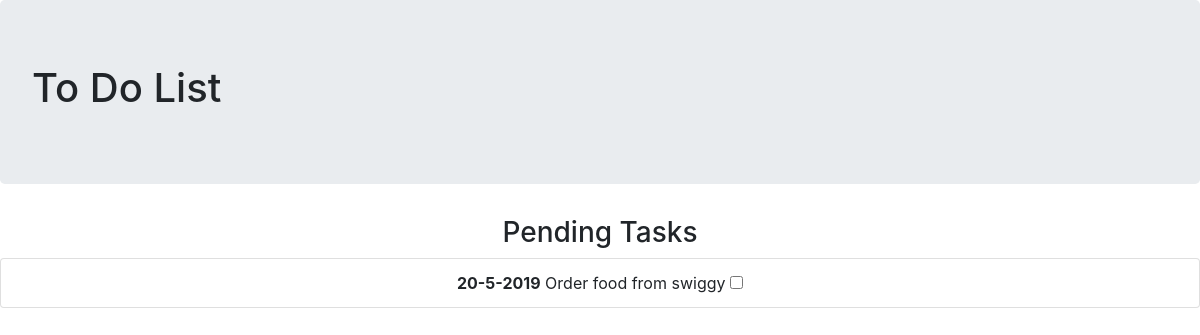
Page /overdue on the earlier database version.
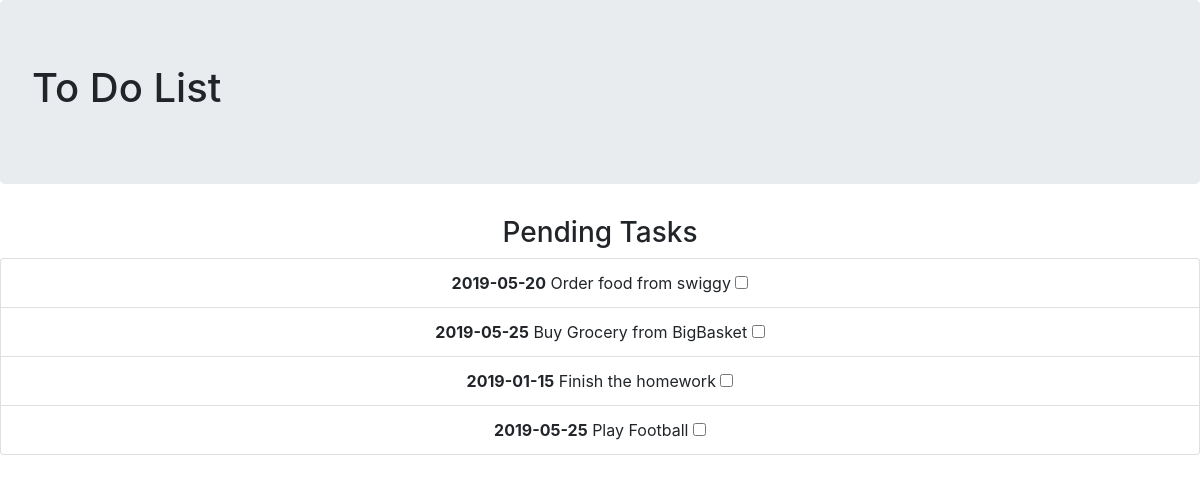
Same page on the later database version.
### tables this page shows
CREATE TABLE TASKS
         (ID INT PRIMARY KEY     NOT NULL,
         Task           CHAR(100)    NOT NULL,
         Due_By        datetime         NOT NULL,
         Status        CHAR(50) );

### app.py (the view)
@app.route("/overdue",methods=['GET'])
def getoverdue():
    today=datetime.today().strftime('%Y-%m-%d')
    query="SELECT * FROM TASKS WHERE Due_By < '" + today + "';"
    conn = sqlite3.connect('Database/test.db')
    conn.row_factory = dict_factory
    cur = conn.cursor()
    tasks = cur.execute(query)
    return render_template('onlytasks.html',Tasks=tasks)

### app.py (called while the page is built)
def dict_factory(cursor, row):
    d = {}
    for idx, col in enumerate(cursor.description):
        d[col[0]] = row[idx]
    return d

### templates/onlytasks.html (shortened to what this page needs)
{% extends 'layout.html' %}
{% block body %}
{% from "includes/_formhelpers.html" import render_field %}
    <center>
        <h3>Pending Tasks</h3>
        <ul class="list-group">
            {% for i in Tasks %}
                    <li class="list-group-item"><b>{{i.Due_By}}</b>{{" " + i.Task}} <input type="checkbox" ></li>
            {% endfor %}
        </ul>
    </center>
{% endblock %}

Differences in the rows shown:
changed TASKS "Order food from swiggy": Due_By "20-5-2019" → "2019-05-20"
now on this page (row edited): TASKS: Due_By "2019-05-25", Task "Buy Grocery from BigBasket"
added TASKS: Due_By "2019-01-15", Task "Finish the homework"
added TASKS: Due_By "2019-05-25", Task "Play Football"
